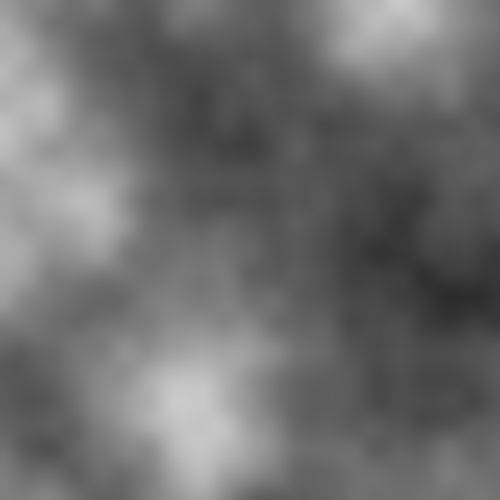
Frame 1 (no input)
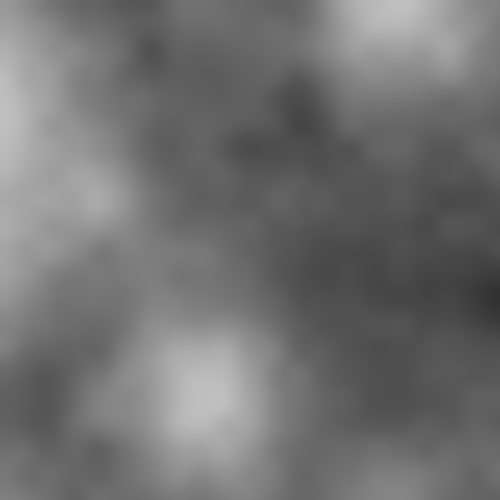
Frame 60 (the mouse pressed at the canvas centre just before this capture)
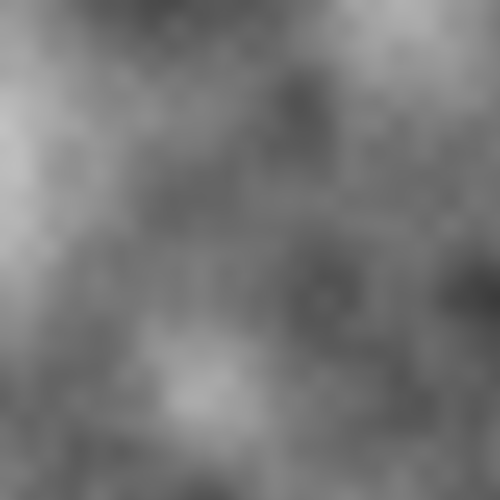
Frame 120 (the mouse held since frame 60 and released just before this capture)

The Processing sketch that drew these frames (run headless with seeded random() and noise(); from frame 60 on, the mouse is pressed at the canvas centre):

// Processing sketch: e06_for_animacja_noise_frameRate
// ── e06_for_animacja_noise_frameRate.pde
float z = 0.0;

void setup() {
  size(500, 500);
  background(255);
  strokeWeight(1);
}

void draw() {
  for (int x = 0; x < 500; x = x + 1)
  {
    for (int y = 0; y < 500; y = y + 1)
    {
      color c = color(noise(x*0.005, y*0.005, z)*255);
      set(x, y, c);
    }
  }
  z = z + 0.003;
  println(frameRate);
}
